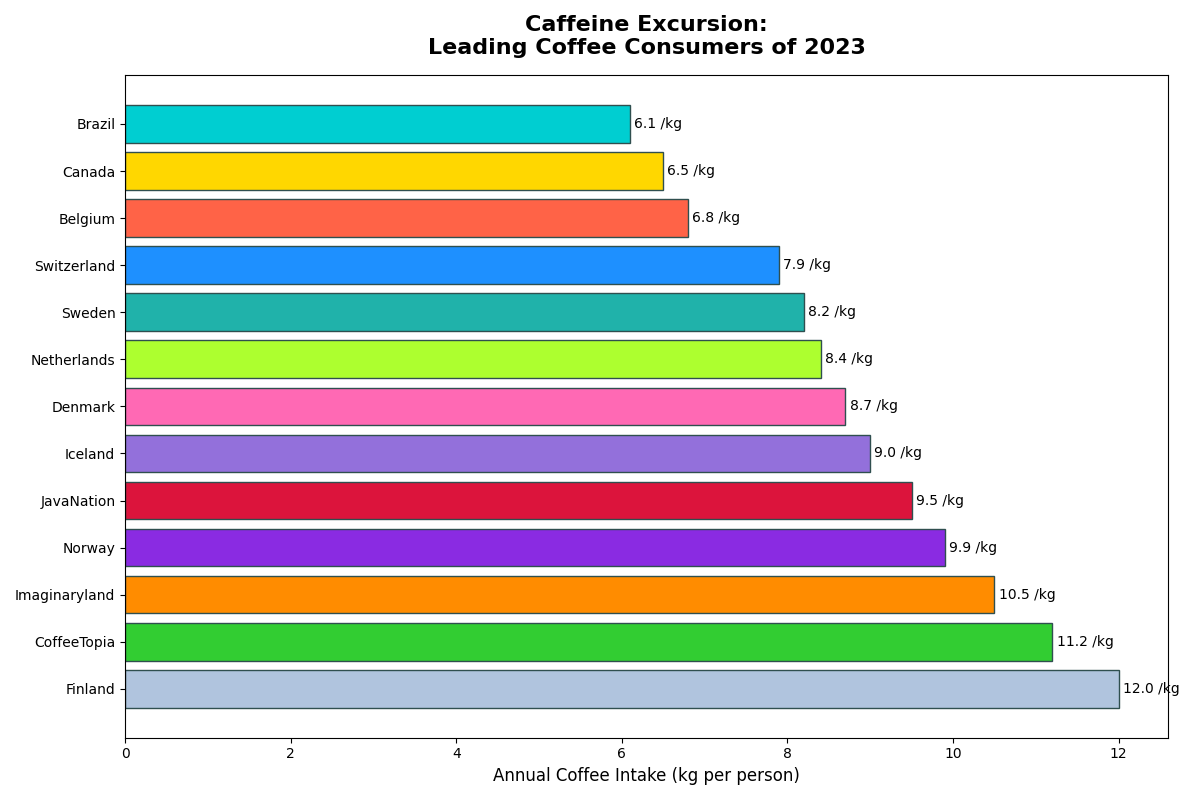

Generate this figure with Python:
import matplotlib.pyplot as plt
import numpy as np

countries = ['JavaNation', 'Brazil', 'Belgium', 'Iceland', 'Imaginaryland', 
             'Netherlands', 'Canada', 'Finland', 'CoffeeTopia', 'Switzerland',
             'Norway', 'Sweden', 'Denmark']
consumption_kg = [9.5, 6.1, 6.8, 9, 10.5, 
                  8.4, 6.5, 12, 11.2, 7.9,
                  9.9, 8.2, 8.7]

sorted_indices = np.argsort(consumption_kg)[::-1]
countries_sorted = [countries[i] for i in sorted_indices]
consumption_sorted = [consumption_kg[i] for i in sorted_indices]

fig, ax = plt.subplots(figsize=(12, 8))

colors = ['#B0C4DE', '#32CD32', '#FF8C00', '#8A2BE2', '#DC143C', 
          '#9370DB', '#FF69B4', '#ADFF2F', '#20B2AA', '#1E90FF',
          '#FF6347', '#FFD700', '#00CED1']

ax.barh(countries_sorted, consumption_sorted, color=colors, edgecolor='darkslategray')

# Randomly alter the title:
ax.set_title('Caffeine Excursion:\nLeading Coffee Consumers of 2023', fontsize=16, fontweight='bold', pad=15)

# Randomly alter the x-axis label:
ax.set_xlabel('Annual Coffee Intake (kg per person)', fontsize=12)

# Randomly annotate the bars, swap consumption values and units
for bar in ax.containers[0]:
    width = bar.get_width()
    ax.annotate(f'{width} /kg', xy=(width, bar.get_y() + bar.get_height() / 2),
                xytext=(3, 0), textcoords='offset points',
                ha='left', va='center', fontsize=10, color='black')

ax.tick_params(axis='y', which='major', labelsize=10)

plt.tight_layout()
plt.show()
